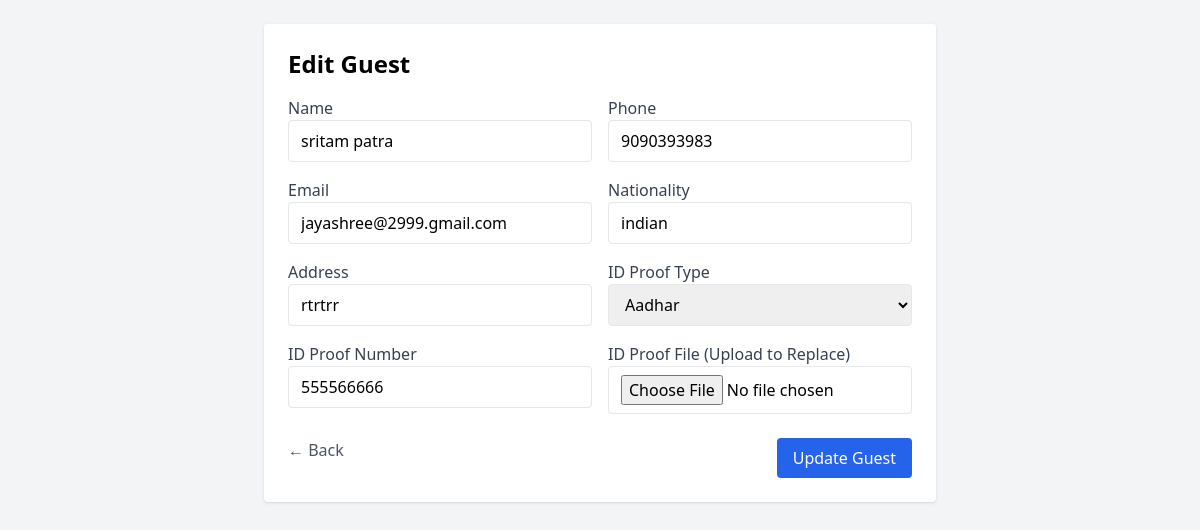
/edit_guest.php?id=9 (signed in), run on the app's committed database.
### tables this page shows
CREATE TABLE `guests` (
  `guest_id` int(11) NOT NULL,
  `name` varchar(100) DEFAULT NULL,
  `phone` varchar(15) DEFAULT NULL,
  `email` varchar(100) DEFAULT NULL,
  `id_proof_type` varchar(50) DEFAULT NULL,
  `id_proof_number` varchar(100) DEFAULT NULL,
  `id_proof_file` varchar(255) DEFAULT NULL,
  `address` text DEFAULT NULL,
  `nationality` varchar(50) DEFAULT NULL,
  `created_at` timestamp NOT NULL DEFAULT current_timestamp()
);

### edit_guest.php (the view, shortened to what this page needs)
<?php
$host = 'localhost';
$db = 'hotelsystem';
$user = 'root';
$pass = '';
try {
    $pdo = new PDO("mysql:host=$host;dbname=$db", $user, $pass);
    $pdo->setAttribute(PDO::ATTR_ERRMODE, PDO::ERRMODE_EXCEPTION);
    $stmt = $pdo->prepare("SELECT * FROM guests WHERE guest_id = ?");
    $stmt->execute([$_GET['id']]);
    $guest = $stmt->fetch(PDO::FETCH_ASSOC);
} catch (PDOException $e) {
    die("Database error: " . $e->getMessage());
}
?>
<!DOCTYPE html>
<html lang="en">
<head>
    <script src="https://cdn.tailwindcss.com"></script>
</head>
<body class="bg-gray-100 min-h-screen p-6">
    <div class="max-w-2xl mx-auto bg-white p-6 rounded shadow">
        <h2 class="text-2xl font-bold mb-4">Edit Guest</h2>
        <form action="edit_guest_action.php" method="POST" enctype="multipart/form-data">
            <div class="grid grid-cols-1 md:grid-cols-2 gap-4">
                <div>
                    <label class="block text-gray-700">Name</label>
                    <input type="text" name="name" value="<?= htmlspecialchars($guest['name']) ?>" required class="w-full border px-3 py-2 rounded">
                </div>
                <div>
                    <label class="block text-gray-700">Phone</label>
                    <input type="text" name="phone" value="<?= htmlspecialchars($guest['phone']) ?>" required class="w-full border px-3 py-2 rounded">
                </div>
                <div>
                    <label class="block text-gray-700">Email</label>
                    <input type="email" name="email" value="<?= htmlspecialchars($guest['email']) ?>" required class="w-full border px-3 py-2 rounded">
                </div>
                <div>
                    <label class="block text-gray-700">Nationality</label>
                    <input type="text" name="nationality" value="<?= htmlspecialchars($guest['nationality']) ?>" required class="w-full border px-3 py-2 rounded">
                </div>
                <div>
                    <label class="block text-gray-700">Address</label>
                    <input type="text" name="address" value="<?= htmlspecialchars($guest['address']) ?>" required class="w-full border px-3 py-2 rounded">
                </div>
                <div>
                    <label class="block text-gray-700">ID Proof Type</label>
                    <select name="id_proof_type" class="w-full border px-3 py-2 rounded">
                        <?php
                        $options = ["Aadhar", "Passport", "Voter ID", "Driving License"];
                        foreach ($options as $option) {
                            $selected = ($guest['id_proof_type'] == $option) ? 'selected' : '';
                            echo "<option value='$option' $selected>$option</option>";
                        }
                        ?>
                    </select>
                </div>
                <div>
                    <label class="block text-gray-700">ID Proof Number</label>
                    <input type="text" name="id_proof_number" value="<?= htmlspecialchars($guest['id_proof_number']) ?>" required class="w-full border px-3 py-2 rounded">
                </div>
                <div>
                    <label class="block text-gray-700">ID Proof File (Upload to Replace)</label>
                    <input type="file" name="id_proof_file" accept=".pdf,.jpg,.jpeg,.png" class="w-full border px-3 py-2 rounded">
                </div>
            </div>
            <div class="mt-6 flex justify-between">
                <a href="guests.php" class="text-gray-600 hover:underline">← Back</a>
                <button type="submit" class="bg-blue-600 text-white px-4 py-2 rounded hover:bg-blue-700">Update Guest</button>
            </div>
        </form>
    </div>
</body>
</html>

### data on the page
guests: name "sritam patra", phone "9090393983", email "jayashree@2999.gmail.com", nationality "indian", address "rtrtrr", id_proof_number "555566666"

### other printed values
form field id_proof_type "Aadhar"
